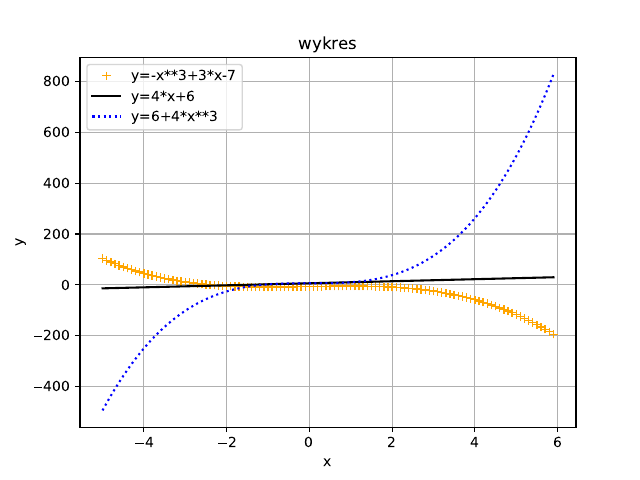

Write the Python code that produced this figure.
import matplotlib.pyplot as plt
import pandas as pd
import numpy as np
x=np.arange(-5,6,0.1)
y=-x**3+3*x-7
y1=4*x+6
y2=6+4*x**3
plt.plot(x,y,"+",color="orange",label="y=-x**3+3*x-7")
plt.plot(x,y1,"-",color="black",label="y=4*x+6")
plt.plot(x,y2,":",color="blue",label='y=6+4*x**3')
plt.title("wykres")
plt.ylabel("y")
plt.xlabel("x")
plt.legend()
plt.grid(True)
plt.savefig("zadanie1.pdf")
plt.show()
